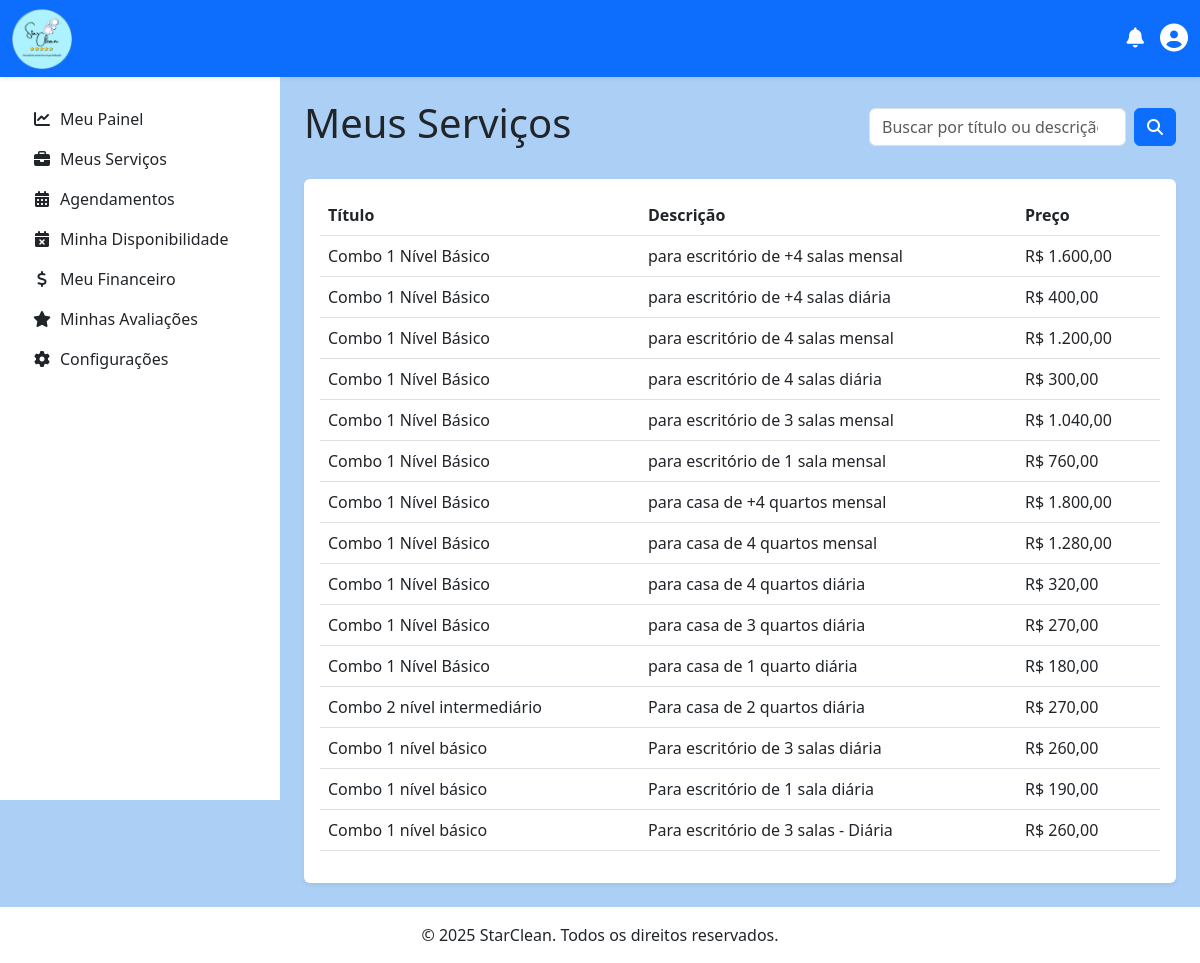
Page /prestador/gerir_servicos.php (signed in) on the committed database.
### tables this page shows
CREATE TABLE `servico` (
  `id` int(11) NOT NULL,
  `titulo` varchar(100) NOT NULL,
  `descricao` text NOT NULL,
  `preco` double NOT NULL,
  `duracao_estimada` time DEFAULT NULL,
  `prestador_id` int(11) NOT NULL,
  `oculto` tinyint(1) NOT NULL DEFAULT 0 COMMENT '0 = visível, 1 = oculto'
);

### prestador/gerir_servicos.php (the view, shortened to what this page needs)
<?php
$id_prestador_logado = $_SESSION['usuario_id'];
$servicos = [];
$termo_busca = $_GET['q'] ?? '';
try {
    $pdo = obterConexaoPDO();
    $params = [$id_prestador_logado];
    $sql = "SELECT * FROM Servico WHERE prestador_id = ?";
    $sql .= " ORDER BY id DESC";
    $stmt = $pdo->prepare($sql);
    $stmt->execute($params);
    $servicos = $stmt->fetchAll();
} catch (PDOException $e) {
    $mensagem_erro = "Erro ao buscar os serviços: " . $e->getMessage();
}
include '../includes/header.php';
include '../includes/navbar_logged_in.php';
?>
        <?php include '../includes/menu.php'; ?>
<main class="d-flex">
    <?php include '../includes/sidebar.php'; ?>
    <div class="container-fluid p-4 flex-grow-1">
        <div class="d-flex justify-content-between align-items-center mb-4">
            <h1>Meus Serviços</h1>
            <form method="GET" action="gerir_servicos.php" class="d-flex">
                <input class="form-control me-2" type="search" name="q" placeholder="Buscar por título ou descrição..." value="<?= htmlspecialchars($termo_busca) ?>">
                <button class="btn btn-primary" type="submit"><i class="fas fa-search"></i></button>
            </form>
        </div>
        <div class="card border-0 shadow-sm">
            <div class="card-body">
                <div class="table-responsive">
                    <table class="table table-hover">
                        <thead>
                            <tr>
                                <th>Título</th>
                                <th>Descrição</th>
                                <th>Preço</th>
                                </tr>
                        </thead>
                        <tbody>
                            <?php if (empty($servicos)): ?>
                                <tr>
                                    <?php if (!empty($termo_busca)): ?>
                                        <td colspan="3" class="text-center">Nenhum serviço encontrado para "<?= htmlspecialchars($termo_busca) ?>".</td>
                                    <?php else: ?>
                                        <td colspan="3" class="text-center">Nenhum serviço cadastrado.</td>
                                    <?php endif; ?>
                                </tr>
                            <?php else: ?>
                                <?php foreach ($servicos as $servico): ?>
                                    <tr>
                                        <td><?= htmlspecialchars($servico['titulo']) ?></td>
                                        <td><?= htmlspecialchars($servico['descricao']) ?></td>
                                        <td>R$ <?= number_format($servico['preco'], 2, ',', '.') ?></td>
                                        </tr>
                                <?php endforeach; ?>
                            <?php endif; ?>
                        </tbody>
                    </table>
                </div>
            </div>
        </div>
    </div>
</main>
<?php include '../includes/footer.php'; ?>

### includes/star_clean.css (style rules this page uses)
body { padding-top: 75px; }
.card-body { min-height: 220px; }
.card { transition: transform 0.3s ease, box-shadow 0.3s ease; }
@media (min-width: 768px) { main.d-flex > .flex-grow-1 { margin-left: 280px; } }
main.d-flex { flex-grow: 1; }

### rows in the picture
servico: titulo "Combo 1 Nível Básico", descricao "para escritório de +4 salas mensal", preco "1.600,00"
servico: titulo "Combo 1 Nível Básico", descricao "para escritório de +4 salas diária", preco "400,00"
servico: titulo "Combo 1 Nível Básico", descricao "para escritório de 4 salas mensal", preco "1.200,00"
servico: titulo "Combo 1 Nível Básico", descricao "para escritório de 4 salas diária", preco "300,00"
servico: titulo "Combo 1 Nível Básico", descricao "para escritório de 3 salas mensal", preco "1.040,00"
servico: titulo "Combo 1 Nível Básico", descricao "para escritório de 1 sala mensal", preco "760,00"
servico: titulo "Combo 1 Nível Básico", descricao "para casa de +4 quartos mensal", preco "1.800,00"
servico: titulo "Combo 1 Nível Básico", descricao "para casa de 4 quartos mensal", preco "1.280,00"
servico: titulo "Combo 1 Nível Básico", descricao "para casa de 4 quartos diária", preco "320,00"
servico: titulo "Combo 1 Nível Básico", descricao "para casa de 3 quartos diária", preco "270,00"
servico: titulo "Combo 1 Nível Básico", descricao "para casa de 1 quarto diária", preco "180,00"
servico: titulo "Combo 2 nível intermediário", descricao "Para casa de 2 quartos diária", preco "270,00"
servico: titulo "Combo 1 nível básico", descricao "Para escritório de 3 salas diária", preco "260,00"
servico: titulo "Combo 1 nível básico", descricao "Para escritório de 1 sala diária", preco "190,00"
servico: titulo "Combo 1 nível básico", descricao "Para escritório de 3 salas - Diária", preco "260,00"
